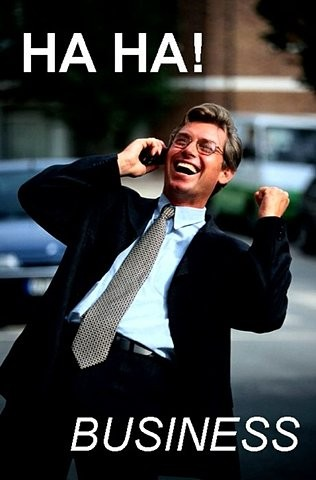
#> input picture experimental/haha_business.jpg, 316 x 480 px, given in place of cursive.MP4, which was not available
$ python perp.py
#> lines starting #> are read from the running program, lines starting #| are printed output that depends on the picture; after the words box and inside, x2 and y2 are one past the last pixel; in counts of white or black regions, pixels touching at a corner belong together; pictures that were not available may be replaced by others from this repository, and a replacement may not be noted
import imutils
import cv2
import numpy as np
cap = cv2.VideoCapture("../clips/cursive.MP4")
ret, frame1 = cap.read()
#> frame1 is the input picture: shape (480, 316, 3); mean B, G, R 58.3, 57.5, 55.8
prvs = cv2.cvtColor(frame1,cv2.COLOR_BGR2GRAY)
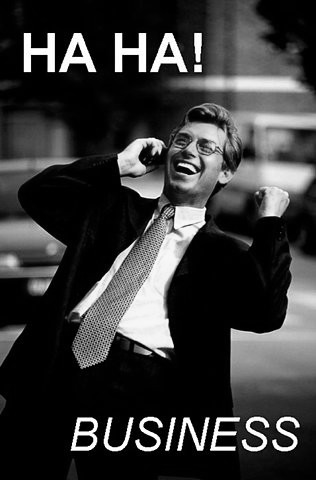
#> prvs: shape (480, 316); min 0, max 255, mean 57.1
hsv = np.zeros_like(frame1)
hsv[...,1] = 255
while(1):
    ret, frame2 = cap.read()
    next = cv2.cvtColor(frame2,cv2.COLOR_BGR2GRAY)
    flow = cv2.calcOpticalFlowFarneback(prvs,next, None, 0.5, 3, 15, 3, 5, 1.2, 0)
    mag, ang = cv2.cartToPolar(flow[...,0], flow[...,1])
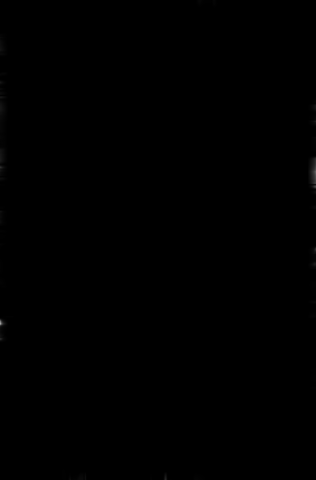
#> mag: shape (480, 316) float32; min 0, max 0.636, mean 0.000589
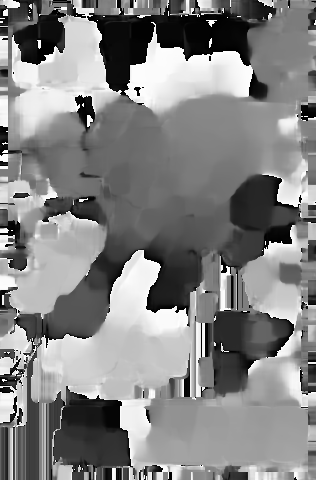
#> ang: shape (480, 316) float32; min 1.06e-23, max 6.28, mean 3.25; drawn with min black and max white
    hsv[...,0] = ang*180/np.pi/2
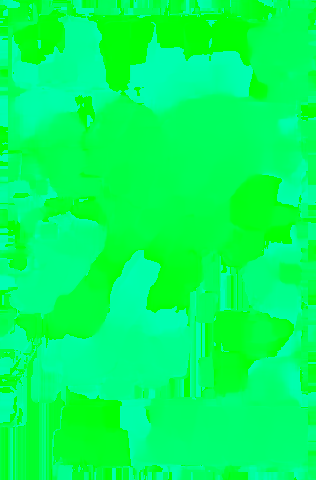
#> hsv: shape (480, 316, 3); mean of channels 0, 1, 2 92.5, 255, 0; drawn as B, G, R
    hsv[...,2] = cv2.normalize(mag,None,0,255,cv2.NORM_MINMAX)
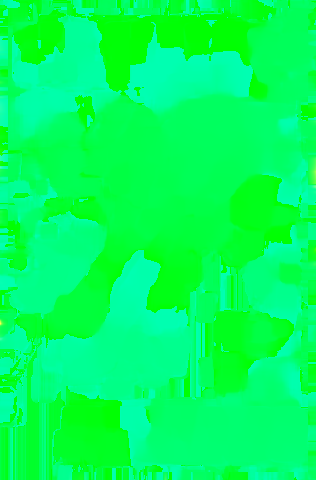
#> hsv: shape (480, 316, 3); 2.23% of pixels changed, all inside (x1, y1, x2, y2) = (0, 0, 316, 480); drawn as B, G, R
    bgr = cv2.cvtColor(hsv,cv2.COLOR_HSV2BGR)
    to_show = imutils.resize(bgr, 1600)
    cv2.imshow('frame2', to_show)
    k = cv2.waitKey(30) & 0xff
#> (key Esc is pressed here)
    if k == 27:
        break
    elif k == ord('s'):
        cv2.imwrite('opticalfb.png',frame2)
        cv2.imwrite('opticalhsv.png',bgr)
    prvs = next
cap.release()
cv2.destroyAllWindows()
